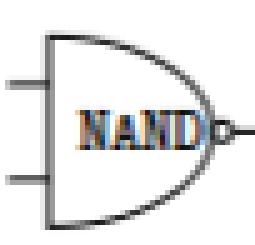
#> input picture 1.png, 51 x 49 px (shown 5 times larger)
$ python test-opcv.py
#> lines starting #> are read from the running program, lines starting #| are printed output that depends on the picture; after the words box and inside, x2 and y2 are one past the last pixel; in counts of white or black regions, pixels touching at a corner belong together
import cv2
import numpy as np
from PIL import Image

# 读取图片
img = cv2.imread('1.png')
#> img is the input picture: shape (49, 51, 3); mean B, G, R 230, 230, 230
img = cv2.cvtColor(img, cv2.COLOR_BGR2RGB)

# 转换到 HSV 空间（更适合颜色分割）
hsv = cv2.cvtColor(img, cv2.COLOR_RGB2HSV)
#> hsv: shape (49, 51, 3); mean H, S, V 6.2, 7.3, 232.2

# 设定背景颜色范围（这里假设是白色背景）
lower = np.array([0, 0, 200])
upper = np.array([180, 25, 255])

# 创建掩膜并反转
mask = cv2.inRange(hsv, lower, upper)
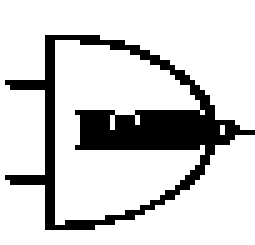
#> mask: shape (49, 51) (shown 5 times larger); 81.7% white; 1 black region, box (x1, y1, x2, y2) and area: (1, 7, 51, 46) 458
mask_inv = cv2.bitwise_not(mask)
#> mask_inv: shape (49, 51); 18.3% white; 1 white region, box (x1, y1, x2, y2) and area: (1, 7, 51, 46) 458

# 应用掩膜
result = cv2.bitwise_and(img, img, mask=mask_inv)
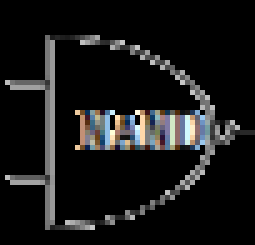
#> result: shape (49, 51, 3) (shown 5 times larger); mean R, G, B 23, 23, 23.1

# 转换为带透明通道的 RGBA
rgba = cv2.cvtColor(result, cv2.COLOR_RGB2RGBA)
rgba[:, :, 3] = mask_inv
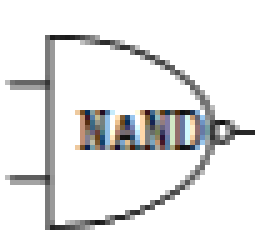
#> rgba: shape (49, 51, 4) (shown 5 times larger); mean R, G, B, A 23, 23, 23.1, 46.7; transparent parts drawn white

Image.fromarray(rgba).save('output.png')
